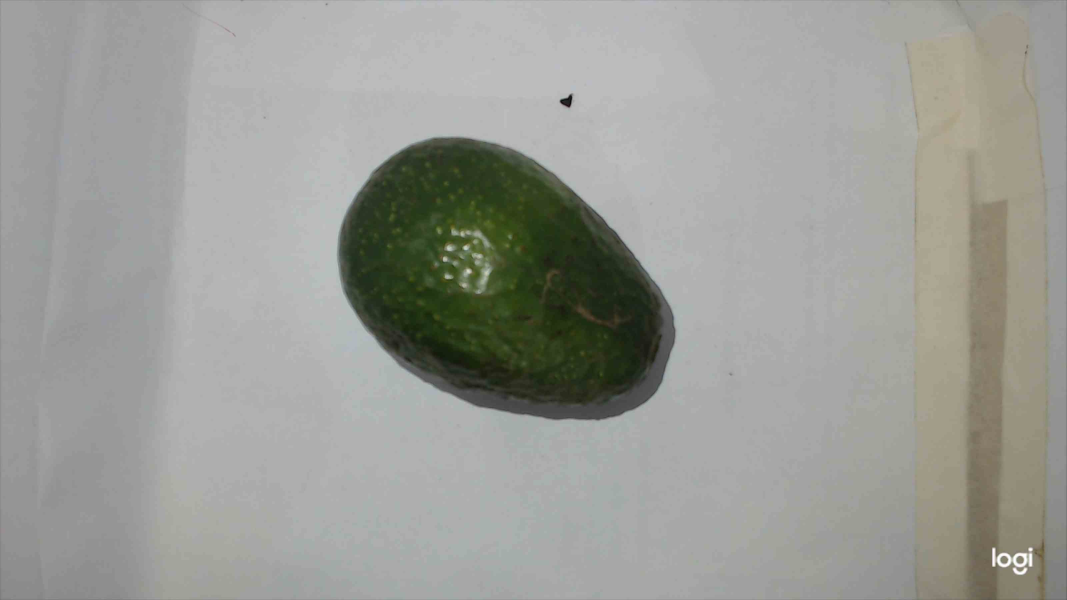
#> input picture Mvc/image/41.jpg, 3200 x 1800 px (shown at 1/3 size)
$ python -i Fotogramas.py   (imports and definitions only)
#> lines starting #> are read from the running program, lines starting #| are printed output that depends on the picture; after the words box and inside, x2 and y2 are one past the last pixel; in counts of white or black regions, pixels touching at a corner belong together
import cv2
from PIL import Image
from PIL import ImageTk
import tkinter.messagebox as msgI
import numpy as np
import sys
import joblib
import timeit
import dataclasses
import threadpoolctl
from matplotlib import pyplot as plt
class camara:

	def __init__(self):
		self.contorno=None

	# [12 lines left out: functions lectura, formato_Tkinter, not called in this run]

	def redimensionar_image(self,imagen):
		img=cv2.resize(imagen,(int(imagen.shape[1]*0.5),int(imagen.shape[0]*0.5)),interpolation=cv2.INTER_AREA)
		return img

	def desenfoque(self,img):
		img=cv2.GaussianBlur(img,(5,5),0)
		return img

	# [46 lines left out: functions detected_edges, encontrar_contorno, dibujar_delimitador, not called in this run]

	def analisis_Color(self,img):

		img_copy=img.copy()
		binarizado,area_total=self.binarizacion_total(img_copy)

		image_binary_green,area_parcial=self.optener_masqueraGreen(img)

		verde=cv2.bitwise_and(img_copy,img_copy,mask=image_binary_green)
		verde=cv2.cvtColor(verde,cv2.COLOR_BGR2HSV)
		#area total

		return verde,area_total,area_parcial

	#estimacion de los pesos de la palta
	# [5 lines left out: function Prediccion_peso, not called in this run]

	def binarizacion_total(self,img):
		gray_image=cv2.cvtColor(img,cv2.COLOR_BGR2GRAY)
		gray_image_des=self.desenfoque(gray_image)
		(T,thread)=cv2.threshold(gray_image_des,30,255,cv2.THRESH_BINARY_INV)
		(T1,thread1)=cv2.threshold(gray_image_des,150,255,cv2.THRESH_BINARY_INV)
		imagen_binary=cv2.bitwise_or(thread,thread1)
		kernel=np.ones((5,5),np.uint8)
		dilatado=cv2.dilate(imagen_binary,kernel,iterations=1)
		imagenPalta=cv2.erode(dilatado,kernel,iterations=2)
		area_total=self.area_(imagenPalta)
		return imagenPalta,area_total

	def optener_masqueraGreen(self,img):
		imgo=img.copy()
		#mejora el contraste
		img_yuv=cv2.cvtColor(img,cv2.COLOR_BGR2YUV)
		img_yuv[:,:,0]=cv2.equalizeHist(img_yuv[:,:,0])
		img=cv2.cvtColor(img_yuv,cv2.COLOR_YUV2BGR)
		adjusted = cv2.convertScaleAbs(img, alpha=1.5, beta=0)

		#cambiar a escala de grises y se suavizaa la imagen
		img1=cv2.cvtColor(adjusted,cv2.COLOR_BGR2GRAY)
		img_gauss=cv2.GaussianBlur(img1,(5,5),0)
		#(T,thread)=cv2.threshold(img_gauss,50,255,cv2.THRESH_BINARY_INV)

		(T,thread2)=cv2.threshold(img_gauss,94,255,cv2.THRESH_BINARY_INV)
		res=cv2.bitwise_and(img,img,mask=thread2)
		res=cv2.cvtColor(res,cv2.COLOR_BGR2HSV)
		#verde
		lower_color=np.array([40,0,0])
		upper_color=np.array([85,255,255])
		mask_green=cv2.inRange(res,lower_color,upper_color)
		kernel=np.ones((5,5),np.uint8)
		dilatado=cv2.dilate(mask_green,kernel,iterations=2)
		#erosionado=cv2.erode(dilatado,kernel,iterations=1)
		area=self.area_verde(dilatado)
		return dilatado,area
	def area_(self,binarizado):
		(contorno,jerarquia)=cv2.findContours(binarizado,cv2.RETR_EXTERNAL,cv2.CHAIN_APPROX_SIMPLE)
		area=0
		for c in contorno:
			if cv2.contourArea(c)>100:
				area+=cv2.contourArea(c)
		return area

	def area_verde(self, binarizado):
		(contorno,jerarquia)=cv2.findContours(binarizado,cv2.RETR_TREE,cv2.CHAIN_APPROX_SIMPLE)

		cantidad=0
		for c in contorno:
			cantidad+=cv2.contourArea(c)
				#cv2.drawContours(adjusted,c,-1, (0,255,0),1)
		return cantidad

	def terminar(self):
		self.camara.release()
		self.frame=None


>>> import cv2
>>> picture = cv2.imread('image/41.jpg')
#> picture is the input picture: shape (1800, 3200, 3); mean B, G, R 150.3, 155.8, 154.8
>>> result = camara().analisis_Color(picture)
#> in binarizacion_total, `(T,thread)=cv2.threshold(gray_image_des,30,255,cv2.THRESH_BINARY_INV)`:
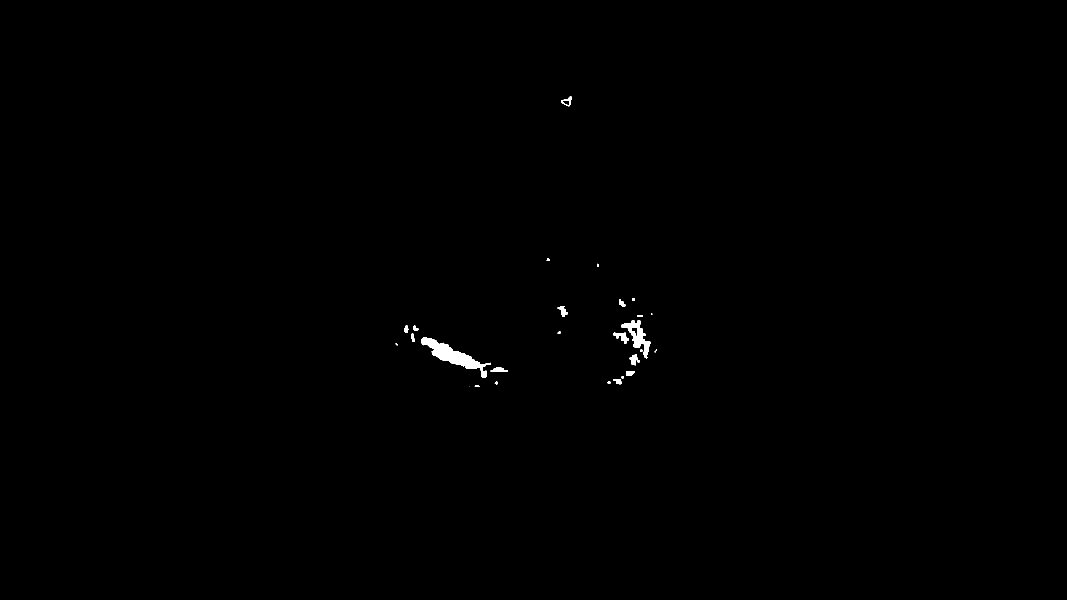
#> thread: shape (1800, 3200) (shown at 1/3 size); 0.25% white; 28 white regions (2 under 20 px), largest, box (x1, y1, x2, y2) and area: (1265, 1012, 1473, 1132) 6911, (1865, 961, 1952, 1076) 3218, (1841, 998, 1887, 1031) 634
#> in binarizacion_total, `(T1,thread1)=cv2.threshold(gray_image_des,150,255,cv2.THRESH_BINARY_INV)`: thread1: shape (1800, 3200); 20.4% white; 85 white regions (25 under 20 px), largest, box (x1, y1, x2, y2) and area: (1012, 410, 2029, 1263) 622208, (2111, 0, 3200, 1800) 381199, (0, 0, 1017, 1800) 153544
#> in binarizacion_total, `dilatado=cv2.dilate(imagen_binary,kernel,iterations=1)`: dilatado: shape (1800, 3200); 21.2% white; 62 white regions, largest, box (x1, y1, x2, y2) and area: (1010, 408, 2031, 1265) 631293, (2109, 0, 3200, 1800) 399507, (0, 0, 1019, 1800) 163358
#> in binarizacion_total, `imagenPalta=cv2.erode(dilatado,kernel,iterations=2)`:
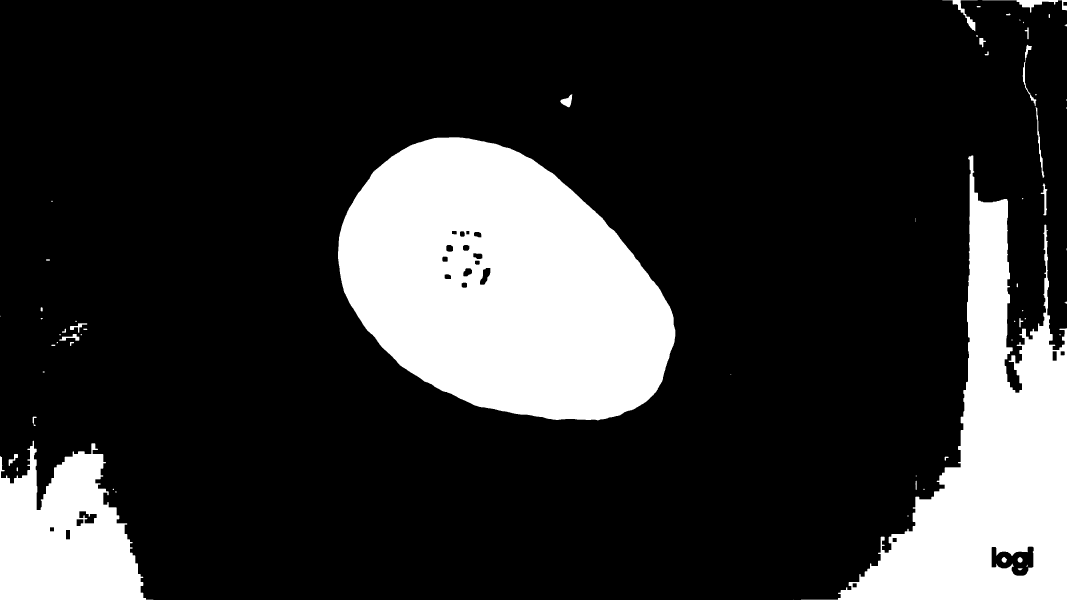
#> imagenPalta: shape (1800, 3200) (shown at 1/3 size); 19.6% white; 65 white regions (28 under 20 px)
#> in area_, `(contorno,jerarquia)=cv2.findContours(binarizado,cv2.RETR_EXTERNAL,cv2..`: contorno = 61 contours, 31 with area under 20; largest, box (x1, y1, x2, y2) and area: (1014, 412, 2026, 1261) 615931, (2403, 466, 3200, 1800) 367542, (0, 1322, 460, 1800) 145547, (2947, 0, 3200, 38) 1746, (2827, 0, 2933, 94) 1191; jerarquia = 61 rows, first 6: [1, -1, -1, -1], [2, 0, -1, -1], [3, 1, -1, -1], [4, 2, -1, -1], [5, 3, -1, -1], [6, 4, -1, -1]
#> the loop in area_, `for c in contorno:` made 61 passes
#> area on passes 10, 11, 21, 25, 29, 41, 42, 43, 45, 47, 50, 51: 303, 145850, 146291.5, 146668.5, 146772.5, 147321.5, 514864, 1130795, 1131495.5, 1132188.5, 1133028, 1133283.5
#> c on passes 1, 13, 31, 37, 38, 44: [[2380, 1799]], [[2191, 1122], [2192, 1123], [2193, 1123], [2192, 1122]], [[0, 947], [0, 950]], [[3199, 745], [3199, 750]], [[2746, 654], [2746, 665]], [[3199, 321], [3199, 326]]
#> after the loop in area_, `for c in contorno:`: area = 1136347
#> in optener_masqueraGreen, `img_yuv=cv2.cvtColor(img,cv2.COLOR_BGR2YUV)`: img_yuv: shape (1800, 3200, 3); mean of channels 0, 1, 2 154.9, 125.8, 127.9
#> in optener_masqueraGreen, `img_yuv[:,:,0]=cv2.equalizeHist(img_yuv[:,:,0])`: img_yuv: shape (1800, 3200, 3); mean of channels 0, 1, 2 135.3, 125.8, 127.9
#> in optener_masqueraGreen, `img=cv2.cvtColor(img_yuv,cv2.COLOR_YUV2BGR)`:
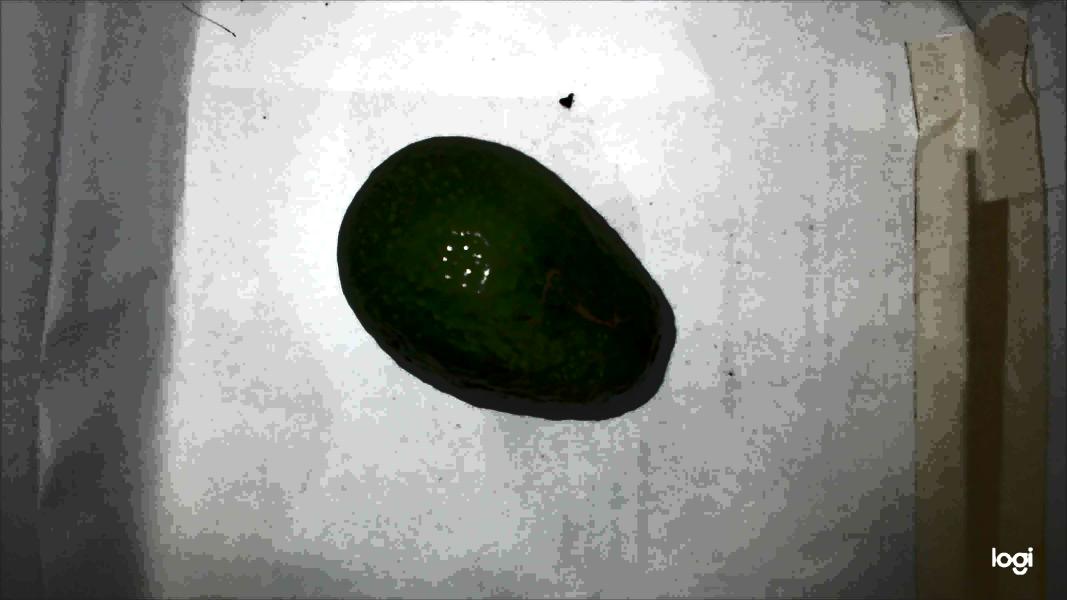
#> img: shape (1800, 3200, 3) (shown at 1/3 size); mean B, G, R 131.7, 136.2, 135.3
#> in optener_masqueraGreen, `img1=cv2.cvtColor(adjusted,cv2.COLOR_BGR2GRAY)`:
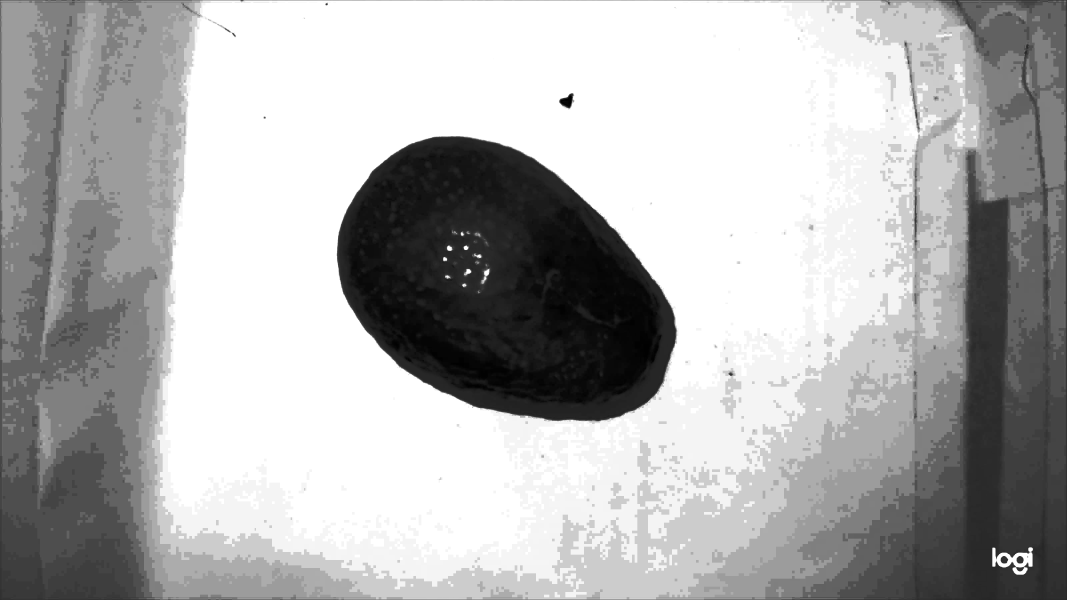
#> img1: shape (1800, 3200) (shown at 1/3 size); min 0, max 255, mean 176.8
#> in optener_masqueraGreen, `(T,thread2)=cv2.threshold(img_gauss,94,255,cv2.THRESH_BINARY_INV)`: thread2: shape (1800, 3200); 20.7% white; 93 white regions (33 under 20 px), largest, box (x1, y1, x2, y2) and area: (1012, 410, 2029, 1263) 621843, (2344, 0, 3200, 1800) 394475, (0, 6, 481, 1800) 155370
#> in optener_masqueraGreen, `res=cv2.bitwise_and(img,img,mask=thread2)`:
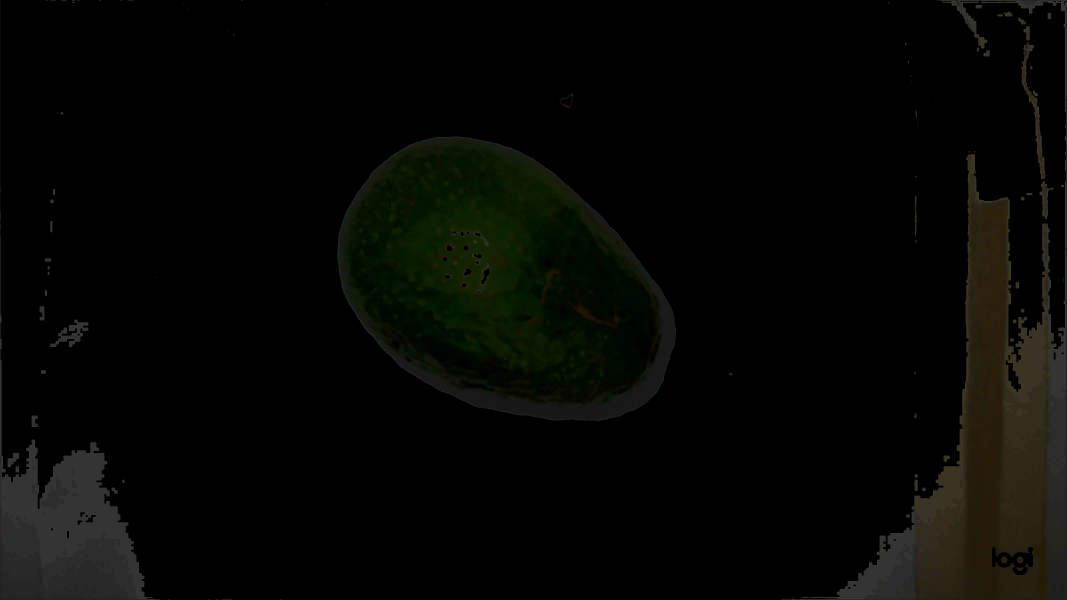
#> res: shape (1800, 3200, 3) (shown at 1/3 size); mean B, G, R 3.6, 6.4, 5.6
#> in optener_masqueraGreen, `res=cv2.cvtColor(res,cv2.COLOR_BGR2HSV)`: res: shape (1800, 3200, 3); mean H, S, V 6.5, 31.5, 6.8
#> in optener_masqueraGreen, `mask_green=cv2.inRange(res,lower_color,upper_color)`: mask_green: shape (1800, 3200); 8.5% white; 74 white regions (21 under 20 px), largest, box (x1, y1, x2, y2) and area: (1012, 420, 1967, 1201) 477957, (1263, 1072, 1312, 1121) 1090, (1807, 1183, 1857, 1217) 897
#> in optener_masqueraGreen, `dilatado=cv2.dilate(mask_green,kernel,iterations=2)`:
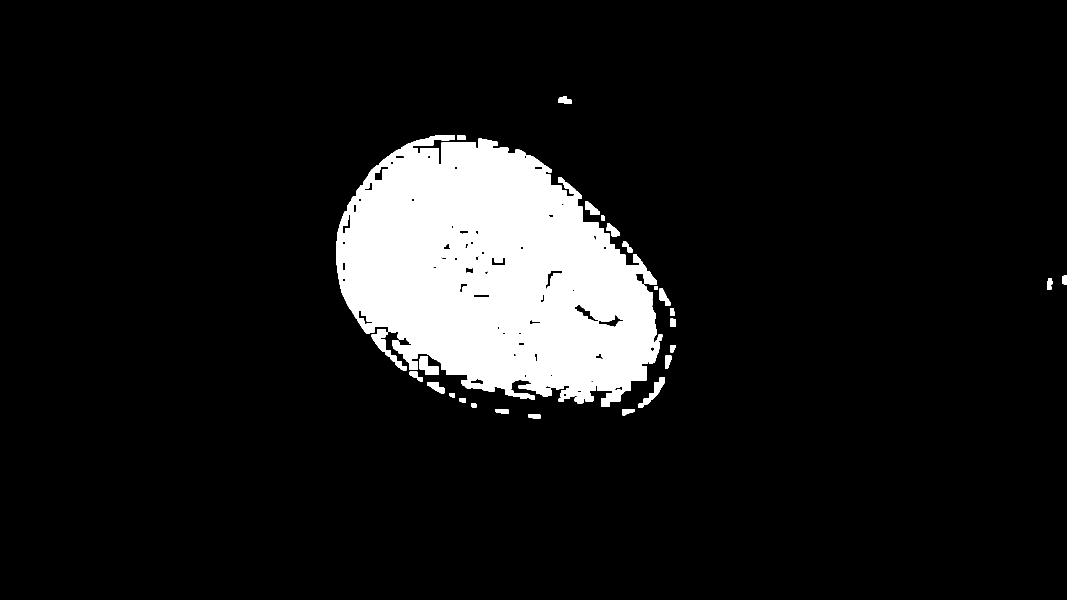
#> dilatado: shape (1800, 3200) (shown at 1/3 size); 9.6% white; 26 white regions
#> in area_verde, `(contorno,jerarquia)=cv2.findContours(binarizado,cv2.RETR_TREE,cv2.CHA..`: contorno = 98 contours, 12 with area under 20; largest, box (x1, y1, x2, y2) and area: (1008, 406, 1987, 1221) 545589, (1723, 914, 1872, 982) 2230, (1259, 1068, 1316, 1125) 1834, (1915, 1132, 1995, 1224) 1699, (1515, 1172, 1604, 1200) 1035; jerarquia = 98 rows, first 6: [1, -1, -1, -1], [2, 0, -1, -1], [3, 1, -1, -1], [4, 2, -1, -1], [5, 3, -1, -1], [6, 4, -1, -1]
#> the loop in area_verde, `for c in contorno:` made 98 passes
#> cantidad on passes 1 to 12: 376.5, 833, 1274.5, 1429.5, 1622, 1788.5, 2823.5, 3694, 5393, 5918, 7752, 8301.5
#> (c, cantidad) on pass 60: ([[1447, 844], [1448, 843], [1449, 844], [1448, 845]], 565015)
#> after the loop in area_verde, `for c in contorno:`: cantidad = 572384.5
#> in analisis_Color, `verde=cv2.bitwise_and(img_copy,img_copy,mask=image_binary_green)`:
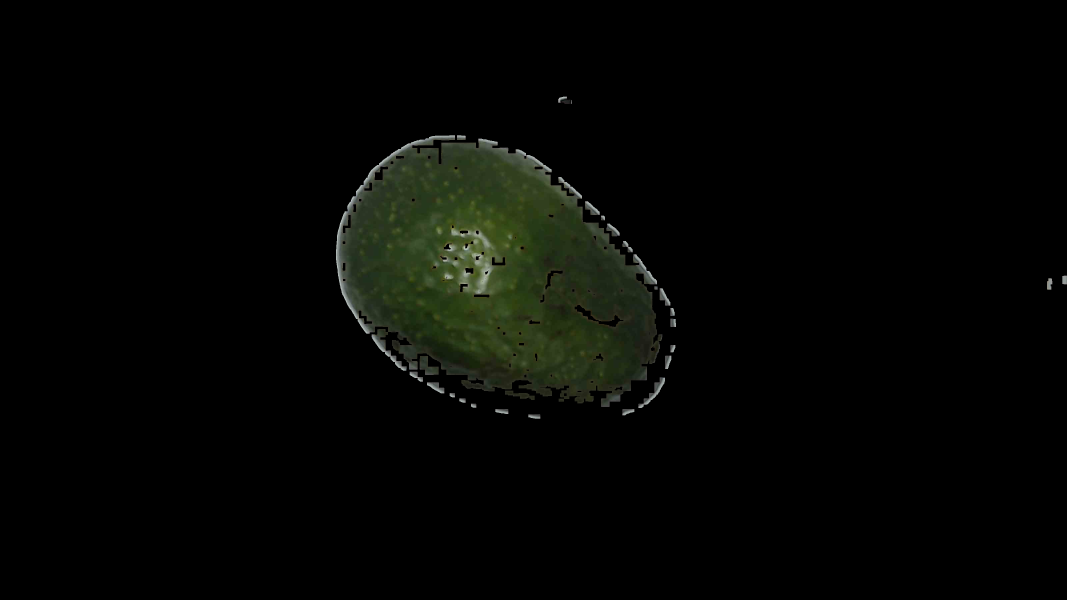
#> verde: shape (1800, 3200, 3) (shown at 1/3 size); mean B, G, R 3.5, 6.1, 4.9
#> in analisis_Color, `verde=cv2.cvtColor(verde,cv2.COLOR_BGR2HSV)`: verde: shape (1800, 3200, 3); mean H, S, V 4.3, 11.1, 6.1
